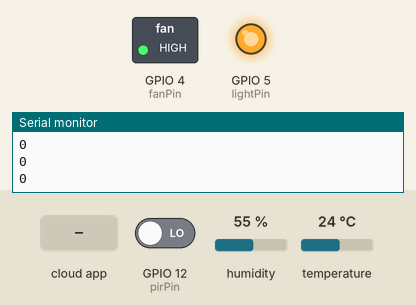
Simulated run of this sketch. Board: ESP8266 (NodeMCU). Shown: switched loads named in the sketch (green lamp = pin HIGH), output pins drawn as LEDs (lit = HIGH), the last lines printed to the serial monitor. The inputs (shaded band) are chosen by the test bench; at power-on: GPIO 12 (pirPin) LOW, humidity 55 %, temperature 24 °C. WiFi joins after 1.5 s; servers stay silent unless stated; the Firebase database answers and starts empty.

Above: at 3.2 s.
3.3 s: the phone or cloud app sets light to 1
At 4.5 s:
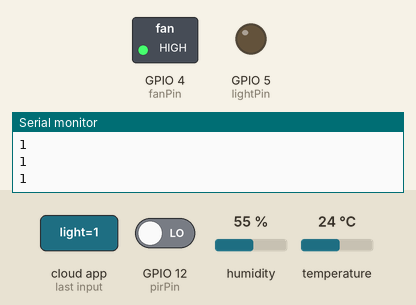
5.1 s: the phone or cloud app sets light to 0
At 6.3 s:
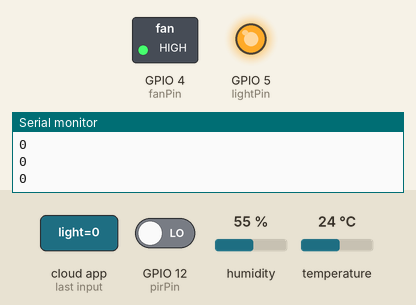
7.1 s: the phone or cloud app sets fan to 1
At 7.7 s:
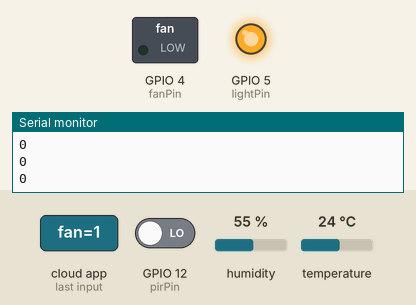
8.9 s: the phone or cloud app sets fan to 0
At 10.3 s:
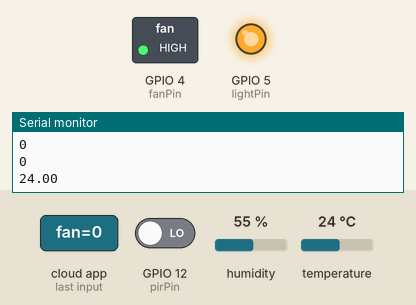
Timing chart, 0 to 11.7 s (numbered marks = the images above; inputs shaded):
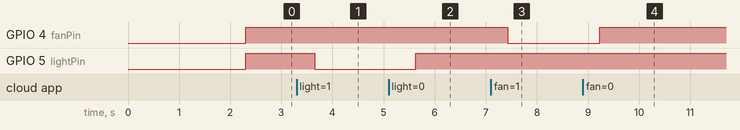

The sketch:

smart_home_code.ino
```cpp
#include <ESP8266HTTPClient.h>
#include <ArduinoJson.h>
#include <ESP8266WiFi.h>
#include <FirebaseArduino.h>
#include <Adafruit_Sensor.h>
#include <DHT.h>


#define FIREBASE_HOST "smodified host"
#define FIREBASE_AUTH "modified auth"
#define WIFI_SSID "Daneet"
#define WIFI_PASSWORD "youare23444"

#define DHTPIN 13     // Digital pin (D7) connected to the DHT sensor
#define DHTTYPE DHT11


DHT dht(DHTPIN, DHTTYPE);

int light;
int fan;
int lightPin = 5;
int fanPin = 4;
int pirPin = 12;
bool motionDetected = 0;
bool value;
unsigned long previousMillis = 0;
const long interval = 5000;

void setup() {
  pinMode(lightPin, OUTPUT); //specifying D1 on the NodeMCU as output pin e.g. light
  pinMode(fanPin, OUTPUT); //specifying D2 as output pin, for a different component e.g. fan
  pinMode(pirPin, INPUT); //specifying D6 as input pin, for the PIR sensor


  Serial.begin(9600);
  delay(500);
    // connect to wifi.
  WiFi.begin(WIFI_SSID, WIFI_PASSWORD);
  Serial.print("connecting");
  while (WiFi.status() != WL_CONNECTED) {
    Serial.print(".");
    delay(500);
  }
  Serial.println();
  Serial.print("connected: ");
  Serial.println(WiFi.localIP());

  Firebase.begin(FIREBASE_HOST, FIREBASE_AUTH);
  dht.begin();
}

void readDHT(){
  float temp = dht.readTemperature();
  Serial.println(temp);
  Firebase.setFloat("alert/temperature", temp);
}

void loop() {
  light = Firebase.getInt("components/light");
  if (Firebase.failed()){
    Serial.print("light setting failed");
    Serial.println(Firebase.error());
    return;
  }

  Serial.println(light);
  Serial.println(light==1);
  fan = Firebase.getInt("components/fan");
  if (Firebase.failed()){
    Serial.print("fan setting failed");
    Serial.println(Firebase.error());
    return;
  }

  Serial.println(light==1);
  if (light == 1){
    digitalWrite (5, LOW);
    } else {
    digitalWrite(5, HIGH);

  }
  if (fan == 1){
    digitalWrite(4, LOW);
  } else {
    digitalWrite(4, HIGH);
  }

  unsigned long currentMillis = millis();
  if (currentMillis - previousMillis >= interval){
    readDHT();
    previousMillis = currentMillis;
  }

  motionDetected = digitalRead(pirPin);
  if (motionDetected){
    Firebase.setString("alert/pir_alert", "ACTIVE");
  } else{
    Firebase.setString("alert/pir_alert", "INACTIVE");
  }
}
```

Measured:
- after the input at 3.3 s, GPIO 5 (lightPin): HIGH → LOW after 0.35 s
- after the input at 5.1 s, GPIO 5 (lightPin): LOW → HIGH after 0.53 s
- after the input at 7.1 s, GPIO 4 (fanPin): HIGH → LOW after 0.33 s
- after the input at 8.9 s, GPIO 4 (fanPin): LOW → HIGH after 0.33 s
